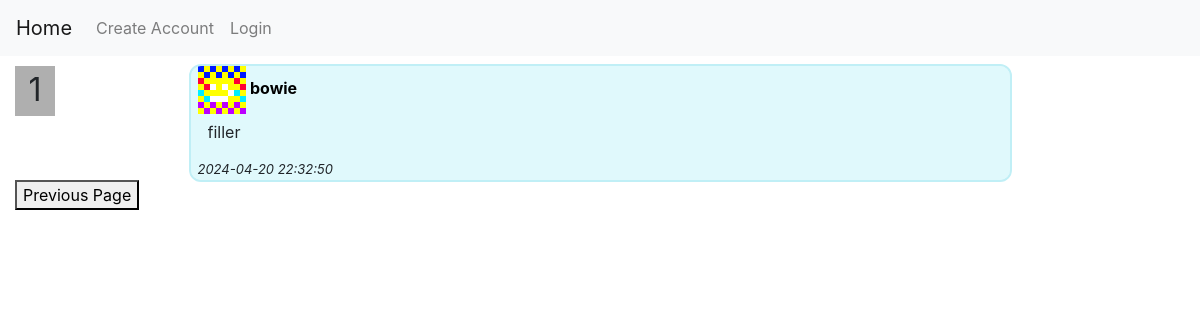
Before: /feed/1 with the older database file.
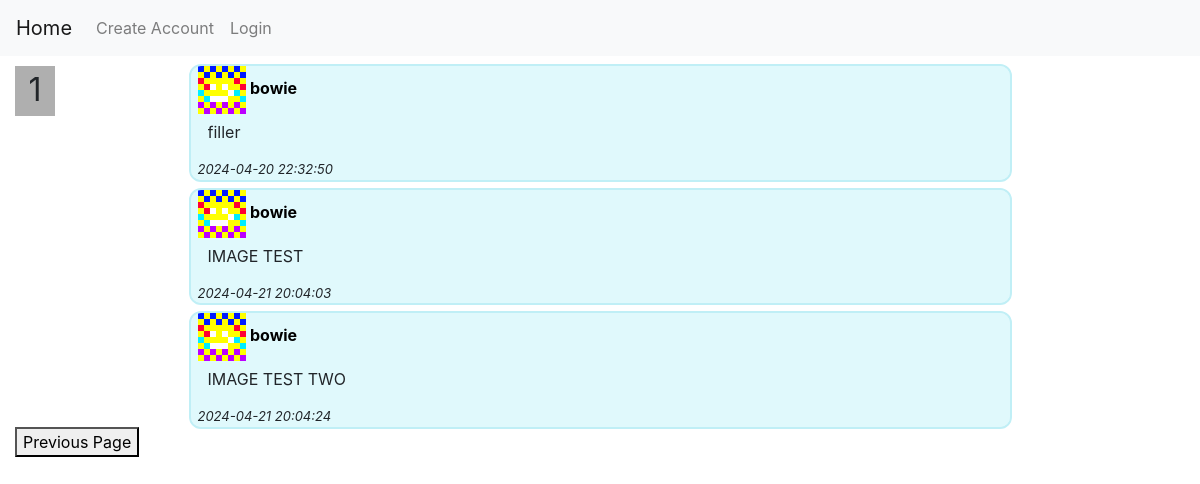
After: the same page with the newer database file.
### main.py (models this page shows, shortened)
class posts(db.Model):
    _id = db.Column("id", db.Integer, primary_key=True)
    op = db.Column(db.String(100))
    content = db.Column(db.String)
    imglink = db.Column(db.String)
    date = db.Column(db.String)

### main.py (the view, shortened to what this page needs)
@app.route("/feed/<page>", methods=['GET', 'POST'])
def feedposts(page):
    try:
        intpage = int(page)
    except ValueError:
        flash("Try it with an integer!")
        return redirect(url_for("feed"))
    adminpage = False
    if 'user' in session:
        activeuser = users.query.filter_by(name=session['user']).first()
        if activeuser.isadmin == True:
            adminpage = True
    if intpage < 0:
        intpage = int(0)
    offset = (ppg * intpage)
    shownposts = posts.query.order_by(posts.date.asc()).offset(offset).limit(ppg)
    activepage = (int(math.ceil(posts.query.order_by(posts.date.desc()).count() / ppg)) - 1)
    if activepage < 0: # this would be seperated from the above four lines if the variables didn't look nice together
        activepage = 0
    if intpage == activepage: #if this is the page with the most recent posts :)
        mostrecent = True
    elif intpage > activepage:
        flash("Do not dwell on the future. Turn your head and live fully in the present.")
        return redirect(url_for("feed"))
    else:
        mostrecent = False
    return render_template("feed.html", shownposts=shownposts, intpage=intpage, mostrecent=mostrecent, adminpage=adminpage)

### templates/feed.html (shortened to what this page needs)
{% extends "base.html"%}
{% block content %}
    <head>
    <link rel="stylesheet" href="https://cdn.jsdelivr.net/npm/bootstrap@4.0.0/dist/css/bootstrap.min.css">
    </head>
    <body>
        <div class="pagenum">
            {{ intpage }}
        </div>
        <div class="feedbackdrop">
            {% if shownposts %}
                {% for post in shownposts %}
                <div class="post">
                    <div class="posttext">
                        <img style="height: 48; width: 48;" src="{{ url_for('static', filename='/avatars/') }}{{ post.op }}.png" alt="img not found" />
                        <a class="name" href="/userpages/{{ post.op }}" target=”_blank”>{{ post.op }}</a>
                        <div class="content">
                            <p style="overflow: hidden;">
                                {{ post.content }}
                            </p>
                        </div>
                        <div class="date">{{ post.date }}</div>
                    </div>
                </div>
                {% endfor %}
            {% endif %}
        </div>
        {% if intpage != 0%}
        <div class="backpageturn">
            <form action="/backpageturn" method="post">
                <button name="backpage" type="submit"> Previous Page </button>
            </form>
        </div>
        {% endif %}
    </body>
{% endblock %}

Changed rows visible on the page:
added posts: op (picture), op "bowie", content "IMAGE TEST", date "2024-04-21 20:04:03"
added posts: op (picture), op "bowie", content "IMAGE TEST TWO", date "2024-04-21 20:04:24"
